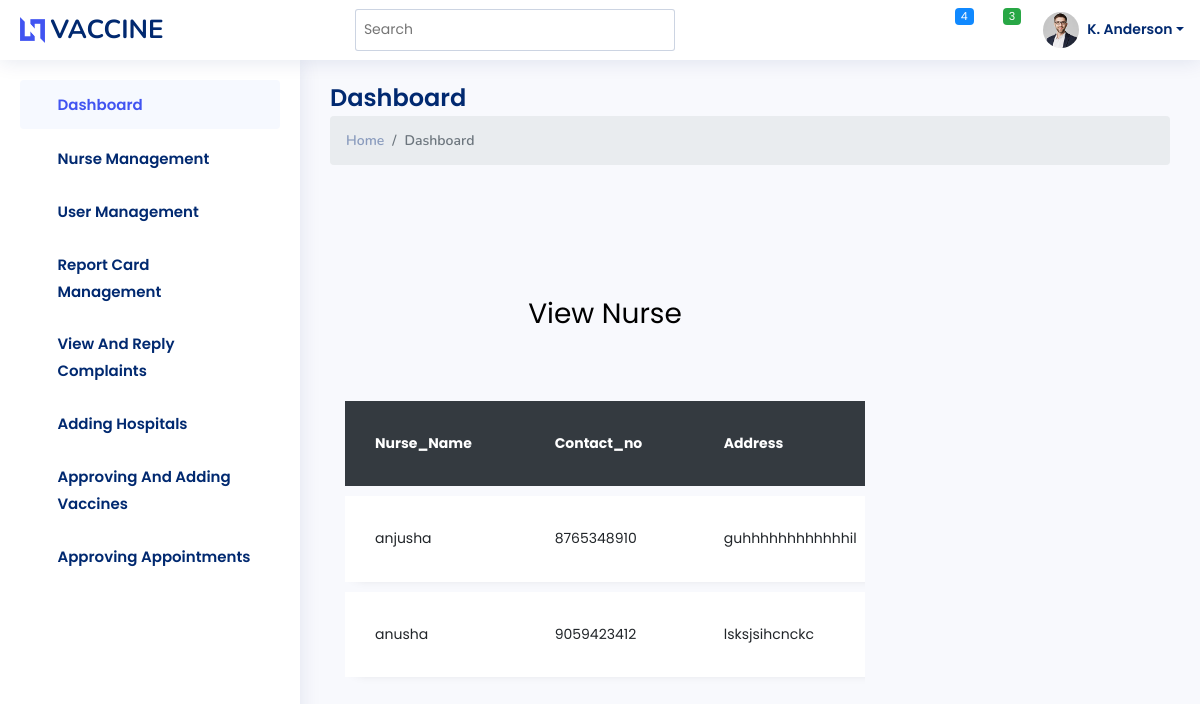
Before: /viewnurse with the older database file.
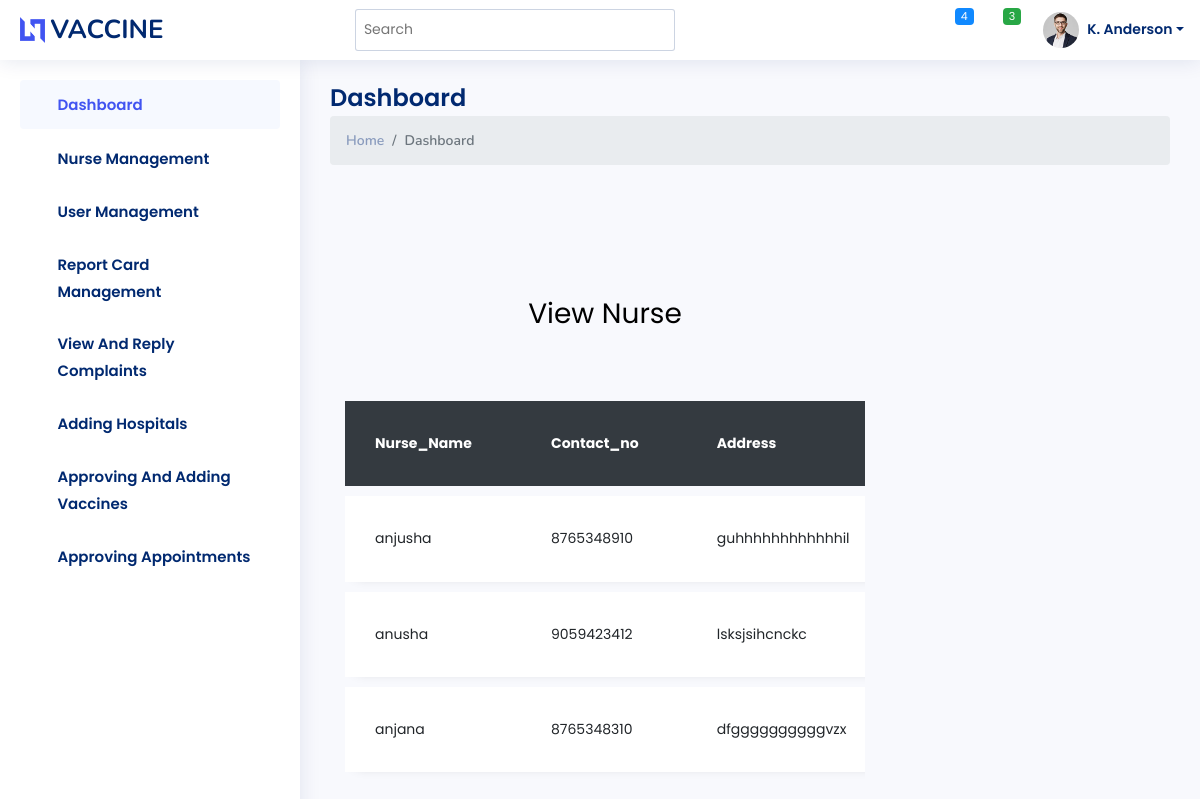
After: the same page with the newer database file.
### proapp/models.py (models this page shows, shortened)
class nurse(models.Model):
    Nurse_Name=models.CharField(max_length=20)
    Contact_no=models.CharField(max_length=50)
    Address=models.TextField()
    Email=models.EmailField()
    login=models.ForeignKey(Login,on_delete=models.CASCADE,null=True)
    Hospital_name=models.ForeignKey(hospital,on_delete=models.CASCADE,null=True)

### proapp/adminviews.py (the view)
def view_nurse(request):
    data=nurse.objects.all()
    return render(request,'ViewNurse.html',{'data':data})

### proapp/models.py (called while the page is built)
    def __str__(self):
        return self.Hospital_Name

### templates/ViewNurse.html (shortened to what this page needs)
{% extends 'index.html' %}
{% block content %}
<!doctype html>
{% load static %}
<html lang="en">
  <head>
	<link rel="stylesheet" href="https://stackpath.bootstrapcdn.com/font-awesome/4.7.0/css/font-awesome.min.css">
	<link rel="stylesheet" href="{% static 'assets_table/css/style.css' %}">
	</head>
	<body>
	<section class="ftco-section">
		<div class="container">
			<div class="row justify-content-center">
				<div class="col-md-6 text-center mb-5">
					<h2 class="heading-section">View Nurse</h2>
				</div>
			</div>
			<div class="row">
				<div class="col-md-12">
					<div class="table-wrap">
						<table class="table">
						  <thead class="thead-dark">
						    <tr>
						      <th> Nurse_Name</th>
						      <th>Contact_no</th>
						      <th>Address</th>
						    </tr>
						  </thead>
						  <tbody>
						  {% for i in data %}
						    <tr class="alert" role="alert">
						      <td>{{i.Nurse_Name}}</td>
						      <td>{{i.Contact_no}}</td>
						      <td>{{i.Address}}</td>
						    </tr>
						  </tbody>
							{% endfor %}
						</table>
					</div>
				</div>
			</div>
		</div>
	</section>
	</div>
	</body>
</html>
{% endblock %}

Changed rows visible on the page:
added nurse: Nurse_Name "anjana", Contact_no "8765348310", Address "dfggggggggggvzx"
